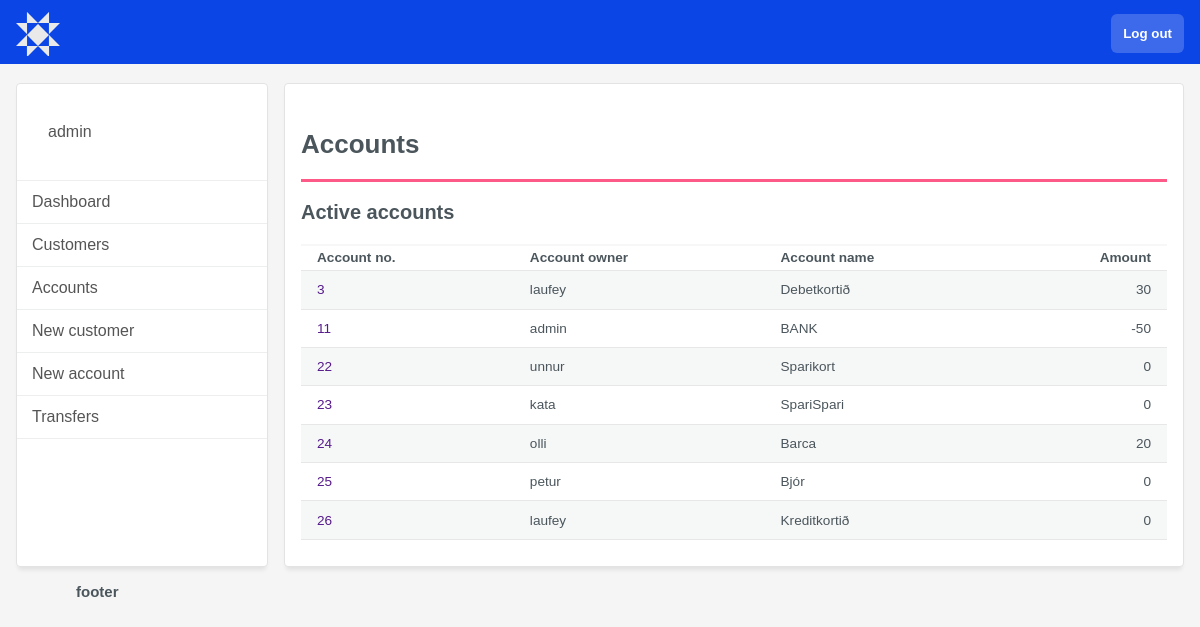
The page /staffAccountView/ (signed in) on the database its author committed.
### bank_app/models.py (models this page shows, shortened)
class Account(models.Model):
   user = models.ForeignKey(User, on_delete=models.CASCADE)
   title = models.CharField(max_length=200)
   balance = models.DecimalField(max_digits=6, decimal_places=2, default=0)
   last_update = models.DateTimeField(auto_now_add=True, null=True)
   class Meta:
      get_latest_by = 'pk'
   @property
   def movements(self) -> QuerySet:
      return Ledger.objects.filter(account=self)
   @property
   def money(self) -> Decimal:
      return self.movements.aggregate(models.Sum('amount'))['amount__sum'] or Decimal(0)

### bank_app/views.py (the view)
# urls.py: path('staffAccountView/', views.staffAccountView, name='staffAccountView'),
@login_required
def staffAccountView(request):
   assert request.user.is_staff, 'Not for regular customers, only for admin'
   context = {
      'accounts':Account.objects.all(),
   }
   return render(request, 'bank_app/staffAccountView.html', context)

### bank_app/templates/bank_app/staffAccountView.html
{% extends 'bank_app/base/base2.html' %}
{% block content %}
<h2>Accounts</h2>
  <h3>Active accounts</h3>
  <table class="account-table">
    <tr class="account-titles">
      <th>Account no.</th>
      <th>Account owner</th>
      <th>Account name</th>
      <th class="float-right">Amount</th>
    </tr>
    {% for account in accounts %}
      <tr>
        <td><a href="">{{ account.id }}</a></td>
        <td>{{ account.user }}</td>
        <td>{{ account.title }}</td>
        <td class="float-right">{{ account.money }}</td>
      </tr>
      {% endfor %}
    </table>
{% endblock %}

### bank_app/templates/bank_app/base/base2.html (shortened to what this page needs)
{% load static %}
<!DOCTYPE html>
<html lang="en">
<head>
  <link rel="stylesheet" href="{% static 'css/style2.css' %}">
</head>
<body class="white">
  <nav class="blue">
    <ul class="ul2">
      <li>
        <a href="{% url 'bank_app:index' %}" class="logo2"></a>
      </li>
      <li>
        <form action="{% url 'login_app:logout' %}">
          <button>Log out</button>
        </form>
      </li>
    </ul>
  </nav>
  <div class="staff_main">
    <ul class="staff_nav">
      <a href="">
        <li class="head">
          {{ user }}
        </li>
      </a>
      <div class="line"></div>
        <a href="{% url 'bank_app:staff' %}">
          <li>Dashboard</li>
        </a>
        <div class="line"></div>
        <a href="{% url 'bank_app:staffCustomerView' %}">
          <li>Customers</li>
        </a>
        <div class="line"></div>
        <a href="{% url 'bank_app:staffAccountView' %}">
          <li>Accounts</li>
        </a>
        <div class="line"></div>
        <a href="{% url 'bank_app:staffNewCustomer' %}">
          <li>New customer</li>
        </a>
        <div class="line"></div>
        <a href="{% url 'bank_app:staffNewAccount' %}">
          <li>New account</li>
        </a>
        <div class="line"></div>
        <a href="{% url 'bank_app:staffTransfers' %}">
          <li>Transfers</li>
        </a>
        <div class="line"></div>
    </ul>
    <div>
      <div class="box">
        {% block content %} {% endblock %}
      </div>
    </div>
  </div>
<footer>
  <h5>footer</h5>
</footer>
</body>
</html>

### bank_app/static/css/style2.css (style rules this page uses)
* { margin:0; padding: 0; font-family: Arial, Helvetica, sans-serif; list-style-type: none; text-decoration: none; box-sizing: border-box; }
body { background-color: #f5f5f5; }
.logo2 { background-image: url("/static/blomid@3x2.svg"); height: 17.5px; width: 12.5px; margin-right: 2rem; }
.blue { background-color: #0b45e6; }
.ul2 { margin: 0 auto; padding: 0; overflow: hidden; height: 4rem; padding: 0 1rem; }
.ul2 li { float:left; }
.ul2 li:last-child { float:right; }
.ul2>li>a { display: block; padding: 22px 22px; margin-top: .75rem; color:white; }
.ul2 button { color: white; background-color: rgba(255, 255, 255, 0.2); margin-top: .85rem; padding: .75rem; border: none; border-radius: 6px; font-weight: bold; cursor: pointer; }
.staff_main { margin-top: 1.2rem; margin-left: auto; margin-right: auto; display: flex; justify-content: center; grid-row: auto; gap:1rem; }
.float-right { float: right; }
.staff_nav { display: none !important; border: 1px #e3e3e3 solid; border-radius: 4px; background-color: white; width: 25vw; display: flex; flex-flow: column; gap: .5rem; margin-left: 1rem; float: right; box-shadow: 0 5px 4px -2px rgb(0 0 0 / 8%); }
.staff_nav .head { height: 96px; display: flex; gap: 1rem; align-items: center; }
.staff_nav>.line { border-bottom: #edefee 1px solid; }
.staff_nav li { padding: .5rem; border-radius: 15px; padding: 12px 15px; }
.staff_nav a { color: #555; }
.box { font-family: Arial, Helvetica, sans-serif; color:#4b565c; border: 1px #e3e3e3 solid; background-color: #fff; border-radius: 4px; width: 100vw; padding: 1rem; box-shadow: 0 5px 4px -2px rgb(0 0 0 / 8%); }
h2 { margin-top: 1.8rem; padding-bottom: 1.2rem; border-bottom: 3px solid #fe5a88; font-size: 26px; font-weight: 600; }
h3 { margin: 1.2rem 0; font-size: 20px; }
h5 { font-size: 15px; }
.account-table { width: 100%; border-collapse: collapse; margin-bottom: 10px; font-size: 85%; border-top: 2px solid #f7f7f7; }
tr { display: table-row; border-bottom: 1px solid rgb(231, 231, 231); }
th { text-align: left; padding: .3rem 1rem; }
td { display: table-cell; padding: .7rem 1rem; }
tr:nth-child(even) { background-color: #f6f7f7 }
tr:nth-child(odd) { background-color: #FFF }
form { display: flex; flex-flow: column; gap: 1rem; }
button { background-color: #0b45e6; color: white; }
footer { color: #4b565c; width: 90vw; box-sizing: border-box; padding: 1rem; margin: 0 auto; display: grid; gap: 1rem; }
@media only screen and (min-width: 992px) { .staff_nav { display: block !important; } }
@media only screen and (min-width: 992px) { .box { margin-right: 1rem; width: 75vw; } }

### rows shown on the page
Account: id "3", user "laufey", title "Debetkortið", money "30"
Account: id "11", user "admin", title "BANK", money "-50"
Account: id "22", user "unnur", title "Sparikort", money "0"
Account: id "23", user "kata", title "SpariSpari", money "0"
Account: id "24", user "olli", title "Barca", money "20"
Account: id "25", user "petur", title "Bjór", money "0"
Account: id "26", user "laufey", title "Kreditkortið", money "0"

### other values the page prints
{{ user }} "admin"
